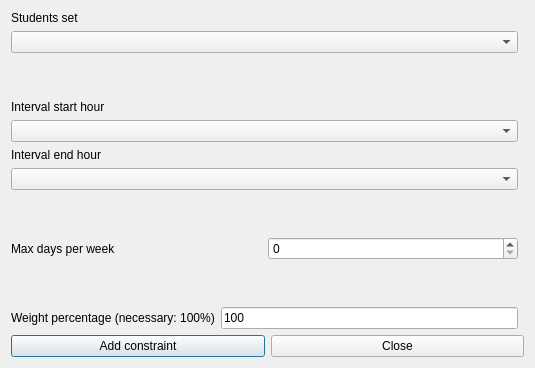
<?xml version="1.0" encoding="UTF-8"?>
<ui version="4.0">
 <class>AddConstraintStudentsSetIntervalMaxDaysPerWeekForm_template</class>
 <widget class="QDialog" name="AddConstraintStudentsSetIntervalMaxDaysPerWeekForm_template">
  <property name="geometry">
   <rect>
    <x>0</x>
    <y>0</y>
    <width>535</width>
    <height>368</height>
   </rect>
  </property>
  <property name="windowTitle">
   <string extracomment="This is the title of the dialog to add a new constraint of this type">Add students set interval max days per week</string>
  </property>
  <layout class="QGridLayout">
   <item row="0" column="0">
    <layout class="QVBoxLayout">
     <item>
      <widget class="QLabel" name="studentsTextLabel">
       <property name="frameShape">
        <enum>QFrame::NoFrame</enum>
       </property>
       <property name="frameShadow">
        <enum>QFrame::Plain</enum>
       </property>
       <property name="text">
        <string>Students set</string>
       </property>
       <property name="wordWrap">
        <bool>false</bool>
       </property>
      </widget>
     </item>
     <item>
      <widget class="QComboBox" name="studentsComboBox">
       <property name="editable">
        <bool>false</bool>
       </property>
       <property name="insertPolicy">
        <enum>QComboBox::NoInsert</enum>
       </property>
       <property name="duplicatesEnabled">
        <bool>false</bool>
       </property>
      </widget>
     </item>
    </layout>
   </item>
   <item row="8" column="0" colspan="2">
    <layout class="QHBoxLayout">
     <item>
      <widget class="QPushButton" name="addConstraintPushButton">
       <property name="text">
        <string>Add constraint</string>
       </property>
      </widget>
     </item>
     <item>
      <widget class="QPushButton" name="closePushButton">
       <property name="text">
        <string>Close</string>
       </property>
      </widget>
     </item>
    </layout>
   </item>
   <item row="7" column="0">
    <layout class="QHBoxLayout">
     <item>
      <widget class="QLabel" name="weightTextLabel">
       <property name="frameShape">
        <enum>QFrame::NoFrame</enum>
       </property>
       <property name="frameShadow">
        <enum>QFrame::Plain</enum>
       </property>
       <property name="text">
        <string>Weight percentage (necessary: 100%)</string>
       </property>
       <property name="wordWrap">
        <bool>false</bool>
       </property>
      </widget>
     </item>
     <item>
      <widget class="QLineEdit" name="weightLineEdit">
       <property name="text">
        <string notr="true">100</string>
       </property>
      </widget>
     </item>
    </layout>
   </item>
   <item row="6" column="0">
    <spacer name="spacer1">
     <property name="orientation">
      <enum>Qt::Vertical</enum>
     </property>
     <property name="sizeType">
      <enum>QSizePolicy::Expanding</enum>
     </property>
     <property name="sizeHint" stdset="0">
      <size>
       <width>20</width>
       <height>31</height>
      </size>
     </property>
    </spacer>
   </item>
   <item row="5" column="0">
    <layout class="QHBoxLayout">
     <item>
      <widget class="QLabel" name="maxDaysTextLabel">
       <property name="frameShape">
        <enum>QFrame::NoFrame</enum>
       </property>
       <property name="frameShadow">
        <enum>QFrame::Plain</enum>
       </property>
       <property name="text">
        <string>Max days per week</string>
       </property>
       <property name="wordWrap">
        <bool>false</bool>
       </property>
      </widget>
     </item>
     <item>
      <widget class="QSpinBox" name="maxDaysSpinBox"/>
     </item>
    </layout>
   </item>
   <item row="4" column="0">
    <spacer name="spacer1_2">
     <property name="orientation">
      <enum>Qt::Vertical</enum>
     </property>
     <property name="sizeType">
      <enum>QSizePolicy::Expanding</enum>
     </property>
     <property name="sizeHint" stdset="0">
      <size>
       <width>20</width>
       <height>31</height>
      </size>
     </property>
    </spacer>
   </item>
   <item row="3" column="0">
    <layout class="QVBoxLayout">
     <item>
      <widget class="QLabel" name="endTextLabel">
       <property name="frameShape">
        <enum>QFrame::NoFrame</enum>
       </property>
       <property name="frameShadow">
        <enum>QFrame::Plain</enum>
       </property>
       <property name="text">
        <string>Interval end hour</string>
       </property>
       <property name="wordWrap">
        <bool>false</bool>
       </property>
      </widget>
     </item>
     <item>
      <widget class="QComboBox" name="endHourComboBox">
       <property name="editable">
        <bool>false</bool>
       </property>
       <property name="insertPolicy">
        <enum>QComboBox::NoInsert</enum>
       </property>
       <property name="duplicatesEnabled">
        <bool>false</bool>
       </property>
      </widget>
     </item>
    </layout>
   </item>
   <item row="2" column="0">
    <layout class="QVBoxLayout">
     <item>
      <widget class="QLabel" name="startTextLabel">
       <property name="frameShape">
        <enum>QFrame::NoFrame</enum>
       </property>
       <property name="frameShadow">
        <enum>QFrame::Plain</enum>
       </property>
       <property name="text">
        <string>Interval start hour</string>
       </property>
       <property name="wordWrap">
        <bool>false</bool>
       </property>
      </widget>
     </item>
     <item>
      <widget class="QComboBox" name="startHourComboBox">
       <property name="editable">
        <bool>false</bool>
       </property>
       <property name="insertPolicy">
        <enum>QComboBox::NoInsert</enum>
       </property>
       <property name="duplicatesEnabled">
        <bool>false</bool>
       </property>
      </widget>
     </item>
    </layout>
   </item>
   <item row="1" column="0">
    <spacer name="spacer1_3">
     <property name="orientation">
      <enum>Qt::Vertical</enum>
     </property>
     <property name="sizeType">
      <enum>QSizePolicy::Expanding</enum>
     </property>
     <property name="sizeHint" stdset="0">
      <size>
       <width>20</width>
       <height>31</height>
      </size>
     </property>
    </spacer>
   </item>
  </layout>
 </widget>
 <layoutdefault spacing="6" margin="11"/>
 <resources/>
 <connections/>
</ui>
